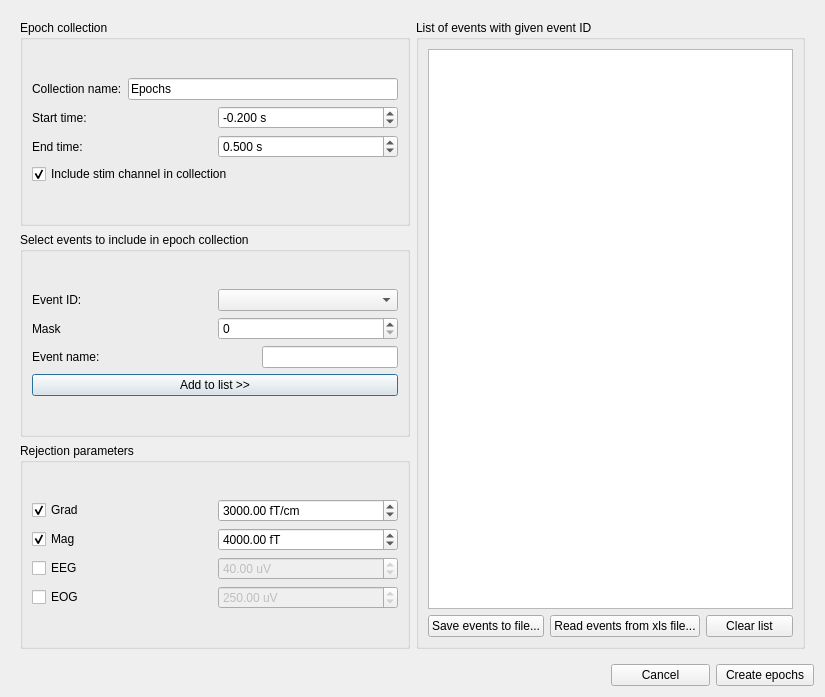
<?xml version="1.0" encoding="UTF-8"?>
<ui version="4.0">
 <class>EventSelectionDialog</class>
 <widget class="QDialog" name="EventSelectionDialog">
  <property name="windowModality">
   <enum>Qt::WindowModal</enum>
  </property>
  <property name="geometry">
   <rect>
    <x>0</x>
    <y>0</y>
    <width>825</width>
    <height>697</height>
   </rect>
  </property>
  <property name="windowTitle">
   <string>Meggie - Epoch Creation</string>
  </property>
  <layout class="QGridLayout" name="gridLayout">
   <item row="0" column="0">
    <widget class="QScrollArea" name="scrollArea">
     <property name="enabled">
      <bool>true</bool>
     </property>
     <property name="frameShape">
      <enum>QFrame::NoFrame</enum>
     </property>
     <property name="widgetResizable">
      <bool>true</bool>
     </property>
     <widget class="QWidget" name="scrollAreaWidgetContents">
      <property name="geometry">
       <rect>
        <x>0</x>
        <y>0</y>
        <width>807</width>
        <height>640</height>
       </rect>
      </property>
      <property name="minimumSize">
       <size>
        <width>741</width>
        <height>400</height>
       </size>
      </property>
      <layout class="QGridLayout" name="gridLayout_7">
       <item row="0" column="0">
        <layout class="QHBoxLayout" name="horizontalLayout_8">
         <item>
          <layout class="QVBoxLayout" name="verticalLayout">
           <item>
            <layout class="QGridLayout" name="gridLayout_2">
             <item row="1" column="0">
              <widget class="QGroupBox" name="groupBoxEvent">
               <property name="title">
                <string>Select events to include in epoch collection</string>
               </property>
               <layout class="QGridLayout" name="gridLayout_5">
                <item row="0" column="0">
                 <layout class="QVBoxLayout" name="verticalLayout_4">
                  <item>
                   <layout class="QHBoxLayout" name="horizontalLayout_7">
                    <item>
                     <widget class="QLabel" name="labelEventID">
                      <property name="text">
                       <string>Event ID:</string>
                      </property>
                     </widget>
                    </item>
                    <item>
                     <widget class="QComboBox" name="comboBoxEventID"/>
                    </item>
                   </layout>
                  </item>
                  <item>
                   <layout class="QHBoxLayout" name="horizontalLayout_6">
                    <item>
                     <widget class="QLabel" name="labelMask">
                      <property name="text">
                       <string>Mask</string>
                      </property>
                     </widget>
                    </item>
                    <item>
                     <widget class="QSpinBox" name="spinBoxMask">
                      <property name="enabled">
                       <bool>true</bool>
                      </property>
                      <property name="toolTip">
                       <string>&lt;html&gt;&lt;head/&gt;&lt;body&gt;&lt;p&gt;Mask bit used for finding events. For example, if mask is set to 1, first bit is ignored.&lt;/p&gt;&lt;/body&gt;&lt;/html&gt;</string>
                      </property>
                      <property name="minimum">
                       <number>0</number>
                      </property>
                      <property name="maximum">
                       <number>9999</number>
                      </property>
                      <property name="value">
                       <number>0</number>
                      </property>
                     </widget>
                    </item>
                   </layout>
                  </item>
                  <item>
                   <layout class="QHBoxLayout" name="horizontalLayout_5">
                    <item>
                     <widget class="QLabel" name="labelName">
                      <property name="text">
                       <string>Event name:      </string>
                      </property>
                     </widget>
                    </item>
                    <item>
                     <spacer name="horizontalSpacer">
                      <property name="orientation">
                       <enum>Qt::Horizontal</enum>
                      </property>
                      <property name="sizeHint" stdset="0">
                       <size>
                        <width>40</width>
                        <height>20</height>
                       </size>
                      </property>
                     </spacer>
                    </item>
                    <item>
                     <widget class="QLineEdit" name="lineEditName"/>
                    </item>
                   </layout>
                  </item>
                  <item>
                   <layout class="QVBoxLayout" name="verticalLayout_3">
                    <item>
                     <widget class="QPushButton" name="pushButtonAdd">
                      <property name="text">
                       <string>Add to list &gt;&gt;</string>
                      </property>
                     </widget>
                    </item>
                   </layout>
                  </item>
                 </layout>
                </item>
               </layout>
              </widget>
             </item>
             <item row="2" column="0">
              <widget class="QGroupBox" name="groupBoxRejection">
               <property name="title">
                <string>Rejection parameters</string>
               </property>
               <layout class="QGridLayout" name="gridLayout_4">
                <item row="0" column="0">
                 <layout class="QVBoxLayout" name="verticalLayout_7">
                  <item>
                   <layout class="QHBoxLayout" name="horizontalLayout_31">
                    <item>
                     <widget class="QCheckBox" name="checkBoxGrad">
                      <property name="toolTip">
                       <string>Include or exclude grad channels</string>
                      </property>
                      <property name="text">
                       <string>Grad</string>
                      </property>
                      <property name="checked">
                       <bool>true</bool>
                      </property>
                     </widget>
                    </item>
                    <item>
                     <widget class="QDoubleSpinBox" name="doubleSpinBoxGradReject_3">
                      <property name="prefix">
                       <string/>
                      </property>
                      <property name="suffix">
                       <string> fT/cm</string>
                      </property>
                      <property name="maximum">
                       <double>1000000000.000000000000000</double>
                      </property>
                      <property name="value">
                       <double>3000.000000000000000</double>
                      </property>
                     </widget>
                    </item>
                   </layout>
                  </item>
                  <item>
                   <layout class="QHBoxLayout" name="horizontalLayout_33">
                    <item>
                     <widget class="QCheckBox" name="checkBoxMag">
                      <property name="toolTip">
                       <string>Include or exclude mag channels</string>
                      </property>
                      <property name="text">
                       <string>Mag</string>
                      </property>
                      <property name="checked">
                       <bool>true</bool>
                      </property>
                     </widget>
                    </item>
                    <item>
                     <widget class="QDoubleSpinBox" name="doubleSpinBoxMagReject_3">
                      <property name="suffix">
                       <string> fT</string>
                      </property>
                      <property name="maximum">
                       <double>1000000000.000000000000000</double>
                      </property>
                      <property name="value">
                       <double>4000.000000000000000</double>
                      </property>
                     </widget>
                    </item>
                   </layout>
                  </item>
                  <item>
                   <layout class="QHBoxLayout" name="horizontalLayout_32">
                    <item>
                     <widget class="QCheckBox" name="checkBoxEeg">
                      <property name="toolTip">
                       <string>Include or exclude eeg channels</string>
                      </property>
                      <property name="text">
                       <string>EEG</string>
                      </property>
                      <property name="checked">
                       <bool>false</bool>
                      </property>
                     </widget>
                    </item>
                    <item>
                     <widget class="QDoubleSpinBox" name="doubleSpinBoxEEGReject_3">
                      <property name="enabled">
                       <bool>false</bool>
                      </property>
                      <property name="suffix">
                       <string> uV</string>
                      </property>
                      <property name="maximum">
                       <double>1000000000.000000000000000</double>
                      </property>
                      <property name="value">
                       <double>40.000000000000000</double>
                      </property>
                     </widget>
                    </item>
                   </layout>
                  </item>
                  <item>
                   <layout class="QHBoxLayout" name="horizontalLayout_34">
                    <item>
                     <widget class="QCheckBox" name="checkBoxEog">
                      <property name="toolTip">
                       <string>Include or exclude eog channels</string>
                      </property>
                      <property name="text">
                       <string>EOG</string>
                      </property>
                      <property name="checked">
                       <bool>false</bool>
                      </property>
                     </widget>
                    </item>
                    <item>
                     <widget class="QDoubleSpinBox" name="doubleSpinBoxEOGReject_3">
                      <property name="enabled">
                       <bool>false</bool>
                      </property>
                      <property name="suffix">
                       <string> uV</string>
                      </property>
                      <property name="maximum">
                       <double>1000000000.000000000000000</double>
                      </property>
                      <property name="value">
                       <double>250.000000000000000</double>
                      </property>
                     </widget>
                    </item>
                   </layout>
                  </item>
                 </layout>
                </item>
               </layout>
              </widget>
             </item>
             <item row="0" column="0">
              <widget class="QGroupBox" name="groupBoxEpoch">
               <property name="title">
                <string>Epoch collection</string>
               </property>
               <layout class="QGridLayout" name="gridLayout_6">
                <item row="0" column="0">
                 <layout class="QVBoxLayout" name="verticalLayout_6">
                  <item>
                   <layout class="QHBoxLayout" name="horizontalLayout">
                    <item>
                     <widget class="QLabel" name="labelCollectionName">
                      <property name="text">
                       <string>Collection name:</string>
                      </property>
                     </widget>
                    </item>
                    <item>
                     <widget class="QLineEdit" name="lineEditCollectionName">
                      <property name="text">
                       <string>Epochs</string>
                      </property>
                     </widget>
                    </item>
                   </layout>
                  </item>
                  <item>
                   <layout class="QHBoxLayout" name="horizontalLayout_2">
                    <item>
                     <widget class="QLabel" name="labelTmin">
                      <property name="text">
                       <string>Start time:</string>
                      </property>
                     </widget>
                    </item>
                    <item>
                     <widget class="QDoubleSpinBox" name="doubleSpinBoxTmin">
                      <property name="suffix">
                       <string> s</string>
                      </property>
                      <property name="decimals">
                       <number>3</number>
                      </property>
                      <property name="minimum">
                       <double>-10.000000000000000</double>
                      </property>
                      <property name="singleStep">
                       <double>0.100000000000000</double>
                      </property>
                      <property name="value">
                       <double>-0.200000000000000</double>
                      </property>
                     </widget>
                    </item>
                   </layout>
                  </item>
                  <item>
                   <layout class="QHBoxLayout" name="horizontalLayout_3">
                    <item>
                     <widget class="QLabel" name="labelTmax">
                      <property name="text">
                       <string>End time:</string>
                      </property>
                     </widget>
                    </item>
                    <item>
                     <widget class="QDoubleSpinBox" name="doubleSpinBoxTmax">
                      <property name="suffix">
                       <string> s</string>
                      </property>
                      <property name="decimals">
                       <number>3</number>
                      </property>
                      <property name="maximum">
                       <double>9.900000000000000</double>
                      </property>
                      <property name="singleStep">
                       <double>0.100000000000000</double>
                      </property>
                      <property name="value">
                       <double>0.500000000000000</double>
                      </property>
                     </widget>
                    </item>
                   </layout>
                  </item>
                  <item>
                   <widget class="QCheckBox" name="checkBoxStim">
                    <property name="toolTip">
                     <string>Include or exclude stim channels</string>
                    </property>
                    <property name="text">
                     <string>Include stim channel in collection</string>
                    </property>
                    <property name="checked">
                     <bool>true</bool>
                    </property>
                   </widget>
                  </item>
                 </layout>
                </item>
               </layout>
              </widget>
             </item>
            </layout>
           </item>
          </layout>
         </item>
         <item>
          <layout class="QVBoxLayout" name="verticalLayout_2">
           <item>
            <widget class="QGroupBox" name="groupBoxEventList">
             <property name="title">
              <string>List of events with given event ID</string>
             </property>
             <layout class="QGridLayout" name="gridLayout_3">
              <item row="0" column="0">
               <widget class="QListWidget" name="listWidgetEvents">
                <property name="selectionMode">
                 <enum>QAbstractItemView::ExtendedSelection</enum>
                </property>
               </widget>
              </item>
              <item row="1" column="0">
               <layout class="QHBoxLayout" name="horizontalLayout_4">
                <item>
                 <widget class="QPushButton" name="pushButtonSaveEvents">
                  <property name="text">
                   <string>Save events to file...</string>
                  </property>
                 </widget>
                </item>
                <item>
                 <widget class="QPushButton" name="pushButtonReadEvents">
                  <property name="toolTip">
                   <string>You can add events from Excel files that are in form: name, sample, previous event id, current event id.</string>
                  </property>
                  <property name="text">
                   <string>Read events from xls file...</string>
                  </property>
                 </widget>
                </item>
                <item>
                 <widget class="QPushButton" name="pushButtonClear">
                  <property name="text">
                   <string>Clear list</string>
                  </property>
                 </widget>
                </item>
               </layout>
              </item>
             </layout>
            </widget>
           </item>
          </layout>
         </item>
        </layout>
       </item>
      </layout>
     </widget>
    </widget>
   </item>
   <item row="1" column="0">
    <layout class="QHBoxLayout" name="horizontalLayout_10">
     <property name="leftMargin">
      <number>600</number>
     </property>
     <property name="topMargin">
      <number>0</number>
     </property>
     <item>
      <widget class="QPushButton" name="pushButtonCancel">
       <property name="text">
        <string>Cancel</string>
       </property>
      </widget>
     </item>
     <item>
      <widget class="QPushButton" name="pushButtonCreateEpochs">
       <property name="text">
        <string>Create epochs</string>
       </property>
      </widget>
     </item>
    </layout>
   </item>
  </layout>
 </widget>
 <tabstops>
  <tabstop>scrollArea</tabstop>
  <tabstop>lineEditCollectionName</tabstop>
  <tabstop>doubleSpinBoxTmin</tabstop>
  <tabstop>doubleSpinBoxTmax</tabstop>
  <tabstop>checkBoxStim</tabstop>
  <tabstop>comboBoxEventID</tabstop>
  <tabstop>lineEditName</tabstop>
  <tabstop>pushButtonAdd</tabstop>
  <tabstop>checkBoxGrad</tabstop>
  <tabstop>doubleSpinBoxGradReject_3</tabstop>
  <tabstop>checkBoxMag</tabstop>
  <tabstop>doubleSpinBoxMagReject_3</tabstop>
  <tabstop>checkBoxEeg</tabstop>
  <tabstop>doubleSpinBoxEEGReject_3</tabstop>
  <tabstop>checkBoxEog</tabstop>
  <tabstop>doubleSpinBoxEOGReject_3</tabstop>
  <tabstop>listWidgetEvents</tabstop>
  <tabstop>pushButtonSaveEvents</tabstop>
  <tabstop>pushButtonReadEvents</tabstop>
  <tabstop>pushButtonCancel</tabstop>
  <tabstop>pushButtonCreateEpochs</tabstop>
 </tabstops>
 <resources/>
 <connections>
  <connection>
   <sender>pushButtonCreateEpochs</sender>
   <signal>clicked()</signal>
   <receiver>EventSelectionDialog</receiver>
   <slot>accept()</slot>
   <hints>
    <hint type="sourcelabel">
     <x>814</x>
     <y>730</y>
    </hint>
    <hint type="destinationlabel">
     <x>513</x>
     <y>488</y>
    </hint>
   </hints>
  </connection>
  <connection>
   <sender>pushButtonCancel</sender>
   <signal>clicked()</signal>
   <receiver>EventSelectionDialog</receiver>
   <slot>reject()</slot>
   <hints>
    <hint type="sourcelabel">
     <x>693</x>
     <y>730</y>
    </hint>
    <hint type="destinationlabel">
     <x>560</x>
     <y>476</y>
    </hint>
   </hints>
  </connection>
  <connection>
   <sender>checkBoxGrad</sender>
   <signal>toggled(bool)</signal>
   <receiver>doubleSpinBoxGradReject_3</receiver>
   <slot>setEnabled(bool)</slot>
   <hints>
    <hint type="sourcelabel">
     <x>155</x>
     <y>528</y>
    </hint>
    <hint type="destinationlabel">
     <x>327</x>
     <y>532</y>
    </hint>
   </hints>
  </connection>
  <connection>
   <sender>checkBoxMag</sender>
   <signal>toggled(bool)</signal>
   <receiver>doubleSpinBoxMagReject_3</receiver>
   <slot>setEnabled(bool)</slot>
   <hints>
    <hint type="sourcelabel">
     <x>140</x>
     <y>573</y>
    </hint>
    <hint type="destinationlabel">
     <x>327</x>
     <y>576</y>
    </hint>
   </hints>
  </connection>
  <connection>
   <sender>checkBoxEeg</sender>
   <signal>toggled(bool)</signal>
   <receiver>doubleSpinBoxEEGReject_3</receiver>
   <slot>setEnabled(bool)</slot>
   <hints>
    <hint type="sourcelabel">
     <x>124</x>
     <y>617</y>
    </hint>
    <hint type="destinationlabel">
     <x>327</x>
     <y>621</y>
    </hint>
   </hints>
  </connection>
  <connection>
   <sender>checkBoxEog</sender>
   <signal>toggled(bool)</signal>
   <receiver>doubleSpinBoxEOGReject_3</receiver>
   <slot>setEnabled(bool)</slot>
   <hints>
    <hint type="sourcelabel">
     <x>160</x>
     <y>662</y>
    </hint>
    <hint type="destinationlabel">
     <x>327</x>
     <y>665</y>
    </hint>
   </hints>
  </connection>
  <connection>
   <sender>pushButtonClear</sender>
   <signal>clicked()</signal>
   <receiver>listWidgetEvents</receiver>
   <slot>clear()</slot>
   <hints>
    <hint type="sourcelabel">
     <x>794</x>
     <y>669</y>
    </hint>
    <hint type="destinationlabel">
     <x>795</x>
     <y>510</y>
    </hint>
   </hints>
  </connection>
 </connections>
 <slots>
  <slot>openFileChooserDialog()</slot>
 </slots>
</ui>
